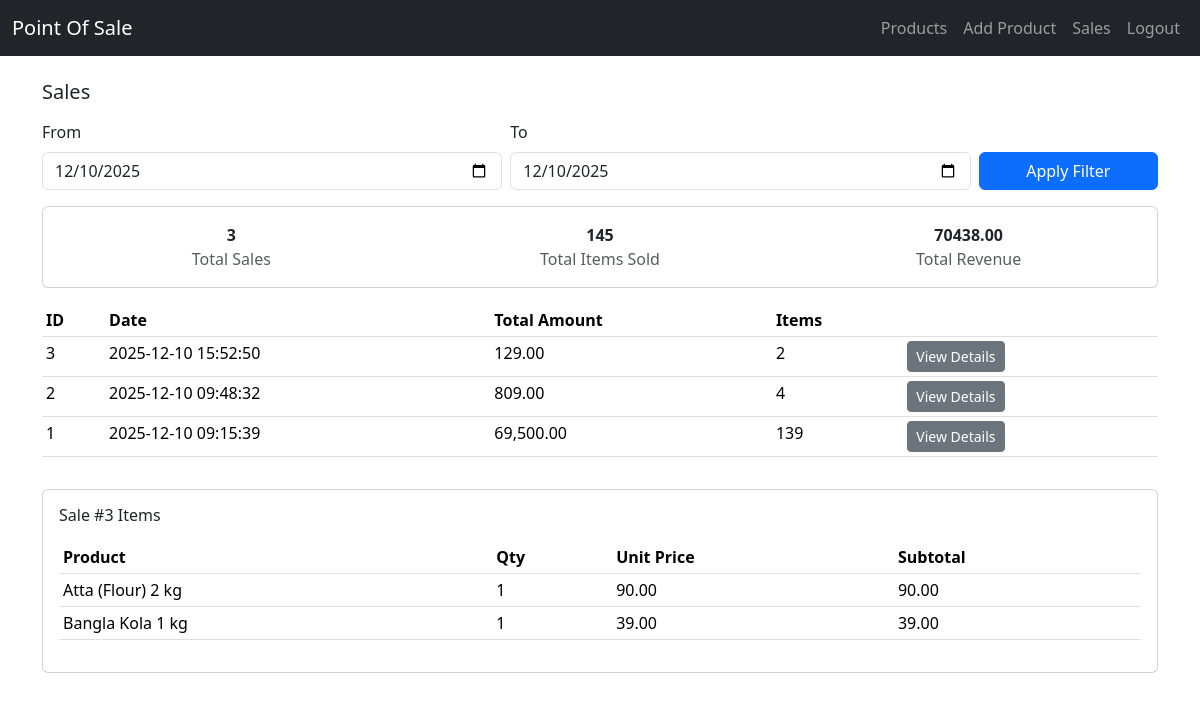
The app's page /manager_sales.php?from=2025-12-10&to=2025-12-10&view_sale_id=3 (signed in) with its own data.
### tables this page shows
CREATE TABLE `sales` (
  `id` int(10) UNSIGNED NOT NULL,
  `total_amount` decimal(10,2) NOT NULL,
  `sale_date` datetime NOT NULL,
  `created_at` timestamp NOT NULL DEFAULT current_timestamp()
);

CREATE TABLE `sale_items` (
  `id` int(10) UNSIGNED NOT NULL,
  `sale_id` int(10) UNSIGNED NOT NULL,
  `product_id` int(10) UNSIGNED NOT NULL,
  `quantity` int(11) NOT NULL,
  `unit_price` decimal(10,2) NOT NULL,
  `subtotal` decimal(10,2) NOT NULL
);

CREATE TABLE `products` (
  `id` int(10) UNSIGNED NOT NULL,
  `name` varchar(255) NOT NULL,
  `price` decimal(10,2) NOT NULL DEFAULT 0.00,
  `stock_quantity` int(11) NOT NULL DEFAULT 0,
  `serial` varchar(100) DEFAULT NULL,
  `unit` varchar(50) DEFAULT NULL,
  `created_at` timestamp NOT NULL DEFAULT current_timestamp(),
  `updated_at` timestamp NULL DEFAULT NULL ON UPDATE current_timestamp()
);

### manager_sales.php (the view, shortened to what this page needs)
<?php
require_once __DIR__ . '/includes/db.php';
$from = $_GET['from'] ?? date('Y-m-d');
$to = $_GET['to'] ?? date('Y-m-d');
$fromSafe = preg_replace('/[^0-9\-]/', '', $from);
$toSafe = preg_replace('/[^0-9\-]/', '', $to);
$fromDt = $fromSafe . ' 00:00:00';
$toDt = $toSafe . ' 23:59:59';
$sql = "SELECT s.id, s.total_amount, s.sale_date, COALESCE(SUM(si.quantity),0) AS total_items
                         FROM sales s
                         LEFT JOIN sale_items si ON si.sale_id = s.id
                         WHERE s.sale_date BETWEEN '$fromDt' AND '$toDt'
                         GROUP BY s.id
                         ORDER BY s.id DESC";
    $sales = mysqli_query($conn, $sql);
$viewSaleId = isset($_GET['view_sale_id']) ? intval($_GET['view_sale_id']) : 0;
$items = null;
if ($viewSaleId) {
    $items = mysqli_query($conn, 'SELECT si.*, p.name FROM sale_items si JOIN products p ON p.id = si.product_id WHERE si.sale_id = ' . $viewSaleId);
}
include __DIR__ . '/includes/header.php';
?>
<h5 class="mb-3">Sales</h5>
<form class="row g-2 mb-3" method="get" action="manager_sales.php">
  <div class="col-md-5">
    <label class="form-label">From</label>
    <input type="date" class="form-control" name="from" value="<?php echo htmlspecialchars($from); ?>">
  </div>
  <div class="col-md-5">
    <label class="form-label">To</label>
    <input type="date" class="form-control" name="to" value="<?php echo htmlspecialchars($to); ?>">
  </div>
  <div class="col-md-2 align-self-end">
    <button type="submit" class="btn btn-primary w-100">Apply Filter</button>
  </div>
</form>
<div class="card mb-3">
  <div class="card-body" id="summary">
    <div class="row text-center">
      <div class="col-md-4"><strong id="sumSales">0</strong><div class="text-muted">Total Sales</div></div>
      <div class="col-md-4"><strong id="sumQty">0</strong><div class="text-muted">Total Items Sold</div></div>
      <div class="col-md-4"><strong id="sumRevenue">0.00</strong><div class="text-muted">Total Revenue</div></div>
    </div>
  </div>
</div>
<div class="table-responsive">
  <table class="table table-sm" id="salesTable">
    <thead>
      <tr>
        <th>ID</th>
        <th>Date</th>
        <th>Total Amount</th>
        <th>Items</th>
        <th></th>
      </tr>
    </thead>
    <tbody>
      <?php while ($row = $sales ? $sales->fetch_assoc() : null): ?>
        <tr data-total="<?php echo number_format((float)$row['total_amount'], 2, '.', ''); ?>" data-items="<?php echo intval($row['total_items']); ?>">
          <td><?php echo intval($row['id']); ?></td>
          <td><?php echo htmlspecialchars($row['sale_date']); ?></td>
          <td><?php echo number_format((float)$row['total_amount'], 2); ?></td>
          <td><?php echo intval($row['total_items']); ?></td>
          <td><a class="btn btn-sm btn-secondary" href="manager_sales.php?from=<?php echo htmlspecialchars($from); ?>&to=<?php echo htmlspecialchars($to); ?>&view_sale_id=<?php echo intval($row['id']); ?>">View Details</a></td>
        </tr>
      <?php endwhile; ?>
    </tbody>
  </table>
</div>
<?php if ($viewSaleId && $items): ?>
  <div class="card mt-3">
    <div class="card-body">
      <h6 class="mb-3">Sale #<?php echo $viewSaleId; ?> Items</h6>
      <div class="table-responsive">
        <table class="table table-sm">
          <thead><tr><th>Product</th><th>Qty</th><th>Unit Price</th><th>Subtotal</th></tr></thead>
          <tbody>
            <?php while ($it = $items->fetch_assoc()): ?>
              <tr>
                <td><?php echo htmlspecialchars($it['name']); ?></td>
                <td><?php echo intval($it['quantity']); ?></td>
                <td><?php echo number_format((float)$it['unit_price'], 2); ?></td>
                <td><?php echo number_format((float)$it['subtotal'], 2); ?></td>
              </tr>
            <?php endwhile; ?>
          </tbody>
        </table>
      </div>
    </div>
  </div>
<?php endif; ?>
<?php include __DIR__ . '/includes/footer.php'; ?>

### records on screen
sales: id "3", sale_date "2025-12-10 15:52:50", total_amount "129.00", total_items "2"
sales: id "2", sale_date "2025-12-10 09:48:32", total_amount "809.00", total_items "4"
sales: id "1", sale_date "2025-12-10 09:15:39", total_amount "69,500.00", total_items "139"
sale_items: product.name "Atta (Flour) 2 kg", quantity "1", unit_price "90.00", subtotal "90.00"
sale_items: product.name "Bangla Kola 1 kg", quantity "1", unit_price "39.00", subtotal "39.00"

### other values on screen
SITE_NAME "Point Of Sale"
$viewSaleId "3"
